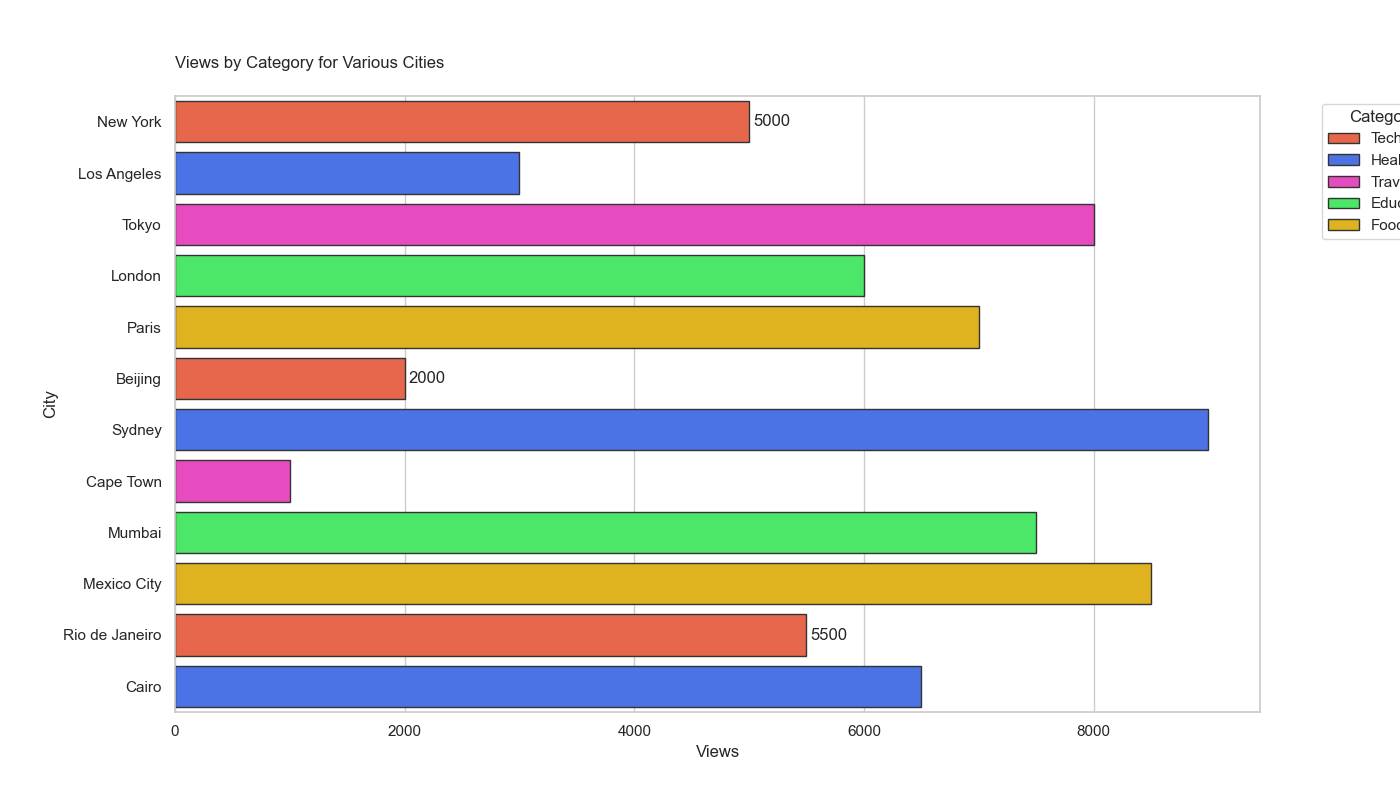

Write the Python code that produced this figure.

import seaborn as sns
import pandas as pd
import matplotlib.pyplot as plt

data = {
    'City': ['New York', 'Los Angeles', 'Tokyo', 'London', 'Paris', 'Beijing', 'Sydney', 'Cape Town', 'Mumbai', 'Mexico City', 'Rio de Janeiro', 'Cairo'],
    'Views': [5000, 3000, 8000, 6000, 7000, 2000, 9000, 1000, 7500, 8500, 5500, 6500],
    'Category': ['Tech', 'Health', 'Travel', 'Education', 'Food', 'Tech', 'Health', 'Travel', 'Education', 'Food', 'Tech', 'Health']
}

df = pd.DataFrame(data)

plt.figure(figsize=(14, 8))

ax = sns.barplot(
    data=df,
    x='Views',
    y='City',
    hue='Category',
    palette=['#FF5733', '#3366FF', '#FF33CC', '#33FF57', '#FFC300'],
    dodge=False,
    edgecolor='.2'
)

ax.bar_label(ax.containers[0], padding=3)
plt.xlabel('Views')
plt.ylabel('City')
plt.title('Views by Category for Various Cities', pad=20, loc='left')
plt.legend(title='Category', bbox_to_anchor=(1.05, 1), loc='upper left')

plt.show()
